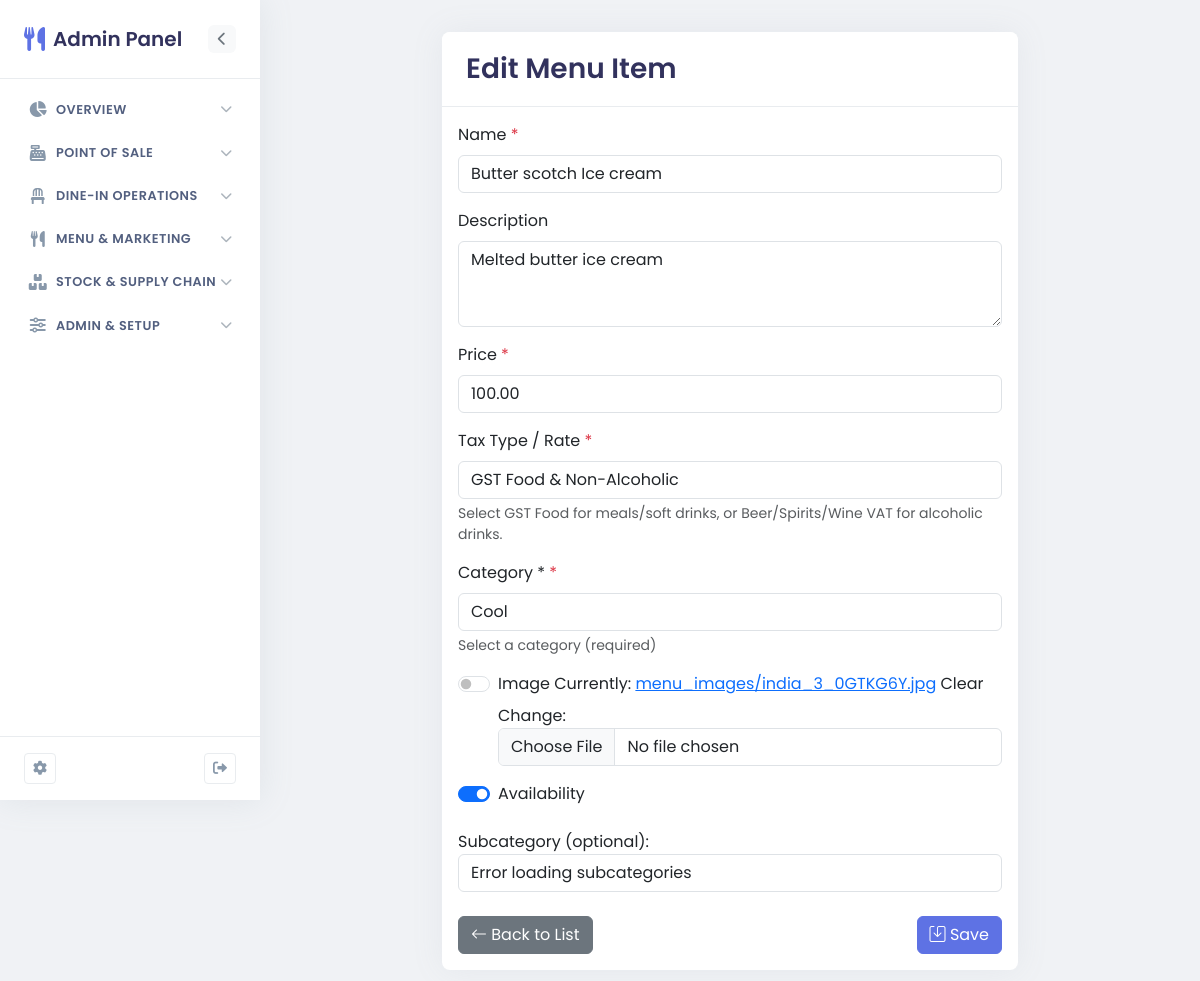
Page /dashboard/itc-jaipur/menu/29/edit/ (signed in) on the committed database.
### core/models.py (models this page shows, shortened)
class MenuItem(models.Model):
    class TaxType(models.TextChoices):
        GST_FOOD = 'GST_FOOD', _('GST Food & Non-Alcoholic')
        VAT_BEER = 'VAT_BEER', _('VAT Beer (State Beer VAT Rate)')
        VAT_IMFL = 'VAT_IMFL', _('VAT IMFL / Spirits (State IMFL VAT Rate)')
        VAT_WINE = 'VAT_WINE', _('VAT Wine (State Wine VAT Rate)')
        VAT_LIQUOR = 'VAT_LIQUOR', _('VAT General Liquor (State VAT Rate)')
    name = models.CharField(max_length=200)
    description = models.TextField(blank=True)
    price = models.DecimalField(max_digits=10, decimal_places=2)
    tax_type = models.CharField(
        max_length=20,
        choices=TaxType.choices,
        default=TaxType.GST_FOOD
    )
    image = models.ImageField(upload_to='menu_images', blank=True, null=True)
    availability = models.BooleanField(default=True)
    category = models.ForeignKey(Category, on_delete=models.CASCADE, related_name='menu_items', null=True, blank=True)
    subcategory = models.ForeignKey(SubCategory, on_delete=models.SET_NULL, null=True, blank=True, related_name='menu_items')
    restaurant = models.ForeignKey('super_admin.Restaurant', on_delete=models.CASCADE, related_name='menu_items', null=True, blank=True)
    created_at = models.DateTimeField(auto_now_add=True)
    updated_at = models.DateTimeField(auto_now=True)
    class Meta:
        ordering = ['name']
        unique_together = ['name', 'restaurant']

### restaurant_admin/views.py (the view)
# urls.py: path('menu/<int:pk>/edit/', views.menu_edit, name='menu_edit'),
@login_required
@user_passes_test(is_admin)
def menu_edit(request, pk, restaurant_slug=None):
    try:
        restaurant = request.user.restaurant_profile.restaurant
    except RestaurantUser.DoesNotExist:
        from django.http import HttpResponseForbidden
        return HttpResponseForbidden("No restaurant associated with this account.")
    menu_item = get_object_or_404(MenuItem, pk=pk, restaurant=restaurant)
    if request.method == 'POST':
        form = MenuItemForm(request.POST, request.FILES, instance=menu_item, restaurant=restaurant)
        if form.is_valid():
            menu_item = form.save()
            messages.success(request, 'Menu item updated successfully!')
            return redirect('restaurant_admin:menu_list', restaurant_slug=restaurant.slug)
        else:
            messages.error(request, 'Please correct the errors below.')
    else:
        form = MenuItemForm(instance=menu_item, restaurant=restaurant)
    return render(request, 'restaurant_admin/menu/form.html', {
        'form': form,
        'title': 'Edit Menu Item',
        'categories': Category.objects.all(),
        'restaurant': restaurant,
    })

### core/models.py (called while the page is built)
    def __str__(self):
        return self.name

### restaurant_admin/views.py (called while the page is built)
def is_admin(user):
    return user.is_authenticated and user.is_staff

### restaurant_admin/templates/restaurant_admin/menu/form.html (shortened to what this page needs)
{% extends 'restaurant_admin/base.html' %}
{% load static %}
{% block content %}
<div class="row justify-content-center">
    <div class="col-md-8">
        <div class="card">
            <div class="card-header">
                <h3 class="card-title">{{ title }}</h3>
            </div>
            <div class="card-body">
                <form method="post" enctype="multipart/form-data" id="menuItemForm">
                    {% for field in form %}
                        {% if field.name != 'subcategory' %}
                        <div class="mb-3">
                            <label for="{{ field.id_for_label }}" class="form-label">
                                {{ field.label }}
                                {% if field.field.required %}<span class="text-danger">*</span>{% endif %}
                            </label>
                            {{ field }}
                            {% if field.help_text %}
                                <div class="form-text">{{ field.help_text }}</div>
                            {% endif %}
                        </div>
                        {% endif %}
                    {% endfor %}
                    <div class="mb-3" id="subcategory-field">
                        {{ form.subcategory.label_tag }}
                        {{ form.subcategory }}
                    </div>
                    <div class="d-flex justify-content-between mt-4">
                        <a href="{% url 'restaurant_admin:menu_list' restaurant_slug=rslug %}" class="btn btn-secondary">
                            <i class="bi bi-arrow-left"></i> Back to List
                        </a>
                        <button type="submit" class="btn btn-primary">
                            <i class="bi bi-save"></i> Save
                        </button>
                    </div>
                </form>
            </div>
        </div>
    </div>
</div>
{% endblock %}

### restaurant_admin/templates/restaurant_admin/base.html (style rules this page uses)
:root { --primary: #5E72E4; --secondary: #2DCE89; --info: #11CDEF; --warning: #FB6340; --dark: #32325D; --light: #F8F9FE; --sidebar-width: 260px; --sidebar-collapsed-width: 75px; }
body { font-family: 'Poppins', sans-serif; background-color: #F0F2F5; color: #525F7F; }
.card { border: none; border-radius: 0.5rem; box-shadow: 0 0 2rem 0 rgba(136, 152, 170, 0.1); margin-bottom: 1.5rem; transition: transform 0.3s ease, box-shadow 0.3s ease; }
.card-header { background: white; border-bottom: 1px solid #E9ECEF; padding: 1.25rem 1.5rem; border-top-left-radius: 0.5rem !important; border-top-right-radius: 0.5rem !important; }
.card-title { font-weight: 600; color: var(--dark); margin-bottom: 0; }
.btn-primary { background-color: var(--primary); border-color: var(--primary); }

### rows in the picture
MenuItem: form "Butter scotch Ice cream" "Melted butter ice cream" "100.00" "GST Food & Non-Alcoholic" "Cool" "☑", subcategory "Error loading subcategories"

### other values in the picture
{{ title }} "Edit Menu Item"
{{ field.label }} "Name" "Description" "Price" "Tax Type / Rate" "Category *" "Image" "Availability"
{{ field.help_text }} "Select GST Food for meals/soft drinks, or Beer/Spirits/Wine VAT for alcoholic drinks." "Select a category (required)"
